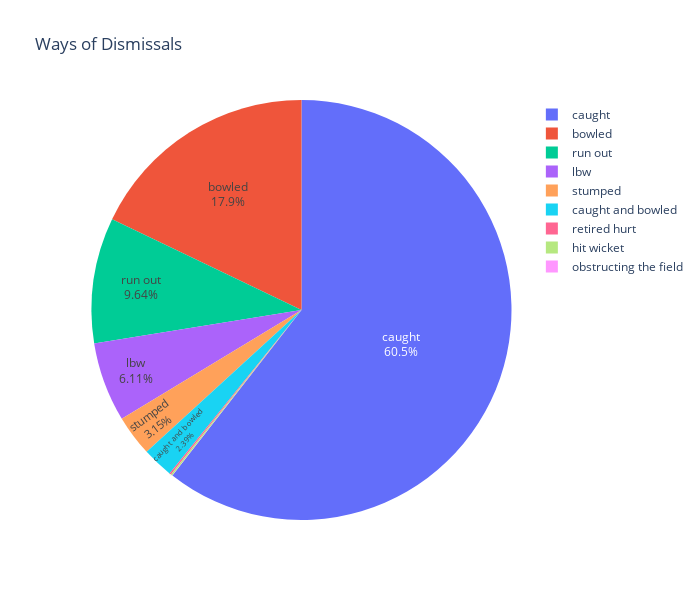

Notebook source saved alongside this figure:
### Markdown cell above
### Ways of Dismissals

### Code cell
ways = deliveries['dismissal_kind'].value_counts().reset_index()
ways.columns = ['Dismissal Way', 'Count']

#plot - Pie - Plotly
fig17 = px.pie(ways, values='Count', names='Dismissal Way',title='Ways of Dismissals')
fig17.update_traces(textposition='inside', textinfo='percent+label')
fig17.update_layout(autosize=False, width=700, height=600)
fig17.show()

### Figure 1 — Plotly figure (JSON) as saved in the notebook; plotly's stock layout.template omitted (floating-point values rounded to 4 significant figures)
{"data": [{"domain": {"x": [0, 1], "y": [0, 1]}, "hovertemplate": "Dismissal Way=%{label}<br>Count=%{value}<extra></extra>", "labels": ["caught", "bowled", "run out", "lbw", "stumped", "caught and bowled", "retired hurt", "hit wicket", "obstructing the field"], "legendgroup": "", "name": "", "showlegend": true, "textinfo": "percent+label", "textposition": "inside", "type": "pie", "values": [5348, 1581, 852, 540, 278, 211, 12, 10, 2]}], "layout": {"autosize": false, "height": 600, "legend": {"tracegroupgap": 0}, "title": {"text": "Ways of Dismissals"}, "width": 700}}
